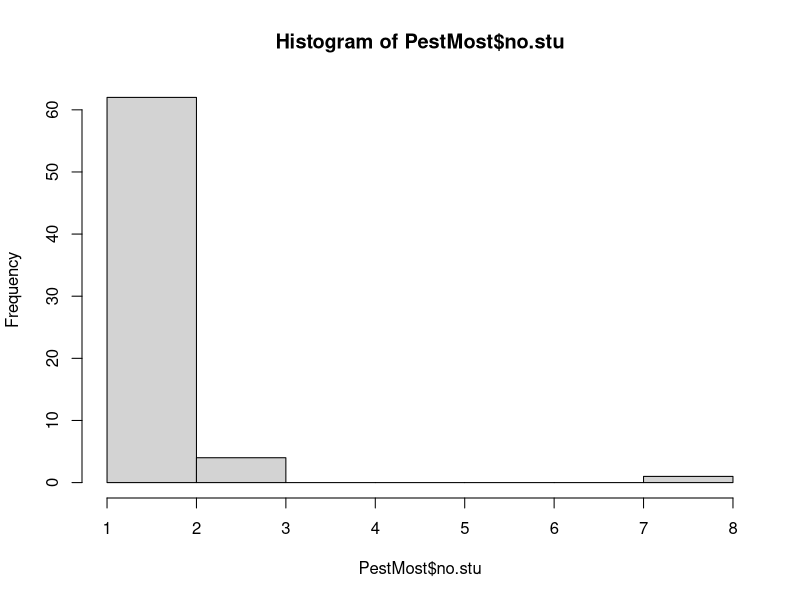

R code for this plot: (Note: this script raises an error after producing the figure.)
# This script gives description of the dataset


## Functions--------------------------------------------
library(metafor)
library(dplyr)
library(ggplot2)
library(tidyr)

countstudies <- 
  function(dat, ...){
    return(dat %>% 
             group_by(.dots = lazyeval::lazy_dots(...)) %>% 
             summarize(no.stu = countlevels(ID), no.obs = n()))
  }

'%notin%' <- function(x,y)!('%in%'(x,y))

countlevels <- function(x){
  return(length(levels(as.factor(x))))
}

## Data --------------------------------------------
dat <- read.csv("Output/EffectSizes.csv")
dat$ObsID <- factor(1 : nrow(dat))

### remove NAs-------------------------
dat <- dat[!is.na(dat$ES2),]
dat <- dat[!is.na(dat$VarES2),]

## Description ------------------------------------

# How many studies? 
length(unique(dat$ID))

# How many cases? 
nrow(dat)

# How many pesticides? 
ActiveIngredients <- dat %>% 
  mutate(ActiveIngredients = strsplit(as.character(PollutionNameCorrected), "; ")) %>%
  unnest(ActiveIngredients) %>% select(ActiveIngredients)

nrow(unique(ActiveIngredients)) # 86 substances in total

table(ActiveIngredients)

# Which pesticide categories are reprez?
countstudies(dat, PesticideType)

# what are pesticides most covered? 
PestMost <- data.frame(countstudies(dat, PesticideType, PollutionNameCorrected))
PestMost_stud <- data.frame(PestMost)[order(PestMost$no.stu, decreasing = TRUE),]
head(PestMost_stud, n = 15)

PestMost_obs <- data.frame(PestMost)[order(PestMost$no.obs, decreasing = TRUE),]
head(PestMost_obs, n = 15)

hist(PestMost$no.stu)

# what are pesticides most represented (including in mixtures)
test <- dat %>% mutate(ActiveIngredients = strsplit(as.character(PollutionNameCorrected), "; ")) %>%
  unnest(ActiveIngredients)

PestMost2 <- data.frame(countstudies(test,  ActiveIngredients))
PestMost_stud <- data.frame(PestMost2)[order(PestMost2$no.stu, decreasing = TRUE),]
head(PestMost_stud, n = 15)

PestMost2 <- data.frame(countstudies(test, PesticideType, ActiveIngredients))
PestMost_stud <- data.frame(PestMost2)[order(PestMost2$no.stu, decreasing = TRUE),]
head(PestMost_stud, n = 15)


### SUPPL TABLE S1---------
# create a supplement table to show pesticides & their respective categories; with PollutioNameCorrected
write.csv(PestMost, "Tables/SuppTabl_PestiCategories.csv")

# How many taxa? 
length(levels(dat$TaxaGroupGSBA))
levels(dat$TaxaGroupGSBA)

# without considering unknown taxa/multi groups
length(levels(dat$TaxaGroupGSBA)) - 
  length(levels(droplevels(
    dat$TaxaGroupGSBA[dat$TaxaGroupGSBA %in% 
                        c("Macro-arthropods","Macrofauna", "Micro-arthropods", "Soil arthropods", "Soil fauna")])))

# Which taxa are the most studied?
TaxaMost <- data.frame(countstudies(dat, TaxaGroupGSBA))
TaxaMost[order(TaxaMost$no.stu, decreasing = TRUE),]

# How well are the different body size categories represented? 
plot(dat$BodySizeCat)
table(dat$BodySizeCat, dat$TaxaGroupGSBA)

countstudies(dat, BodySizeCat)


# create a supplement table to show taxa groups & their respective body size and atlas groupings
TaxaClassif <- data.frame(countstudies(dat, BodySizeCat, TaxaGroupGSBA,TaxaGroup ))


write.csv(TaxaClassif, "Tables/SuppTabl_TaxaGroupCategories.csv")


# what community metrics?
countstudies(dat, BiodivMetric)

# aggregate them into broader categories
dat$BiodivMetricBroad <- factor(ifelse(dat$BiodivMetric %in% c("Diversity indices", "Evenness indices", "Richness"), "Diversity", "Abundance & Biomass"))

countstudies(dat, BiodivMetricBroad)


# where the studies were conducted? 
summary(dat$Country)


# other metadata
countstudies(dat, ExperimentObservation)
countstudies(dat, dat$SpatialExtent.km2.) # 8 studies are lab experiments

  
  
# Pesticide inputs levels and length--------------------
summary(dat$RecommendedDose)  # raw data
summary(dat$RecommendedRate) # cleaned data


countstudies(dat, RecommendedRate)  # 31 studies at reco rate
countstudies(dat, RecommendedRate, PesticideType)
countstudies(dat, RecommendedRate, BodySizeCat)
countstudies(dat, RecommendedRate, BiodivMetric)

#### Variety of taxa groups covered by each pesticide type------------------

dat %>% group_by(PesticideType) %>% summarize(length(levels(droplevels(TaxaGroupGSBA))))

#### Short term/Long term studies------------------------------------------------

# temporal extent
countstudies(dat, TemporalExtent)
countstudies(dat, RepeatedApplication)

# repeated/single application against temporal extent
table(dat$TemporalExtent, dat$RepeatedApplication)

# we have more than 3 studies per factor level combination
countstudies(dat, TemporalExtent, RepeatedApplication)

# is there enough studies to test interaction between pesticide type and duration? yes, but some combinations have less than 3 studies for certain combination (broad spectrum, fungicides and herbicides)
countstudies(dat, TemporalExtent, PesticideType)

plot(dat$ES2~dat$TemporalExtent)


#### Multiple substances------------------------------------------------

countstudies(dat %>% filter(PesticideType=="MultiSubstance"))

# how many include insecticides?
countstudies(dat %>% filter(PesticideType=="MultiSubstance"), MultiSubstanceWithInsecticide)

# what types of pesticides?
dat %>% filter(PesticideType=="MultiSubstance") %>% group_by(PollutionNameCorrected) %>% summarize(n())

# may use with caution previous categorization
dat %>% filter(PesticideType=="MultiSubstance") %>% group_by(PollutantClass, MultiSubstanceWithInsecticide) %>% summarize(n())

countstudies(dat %>% filter(PesticideType=="MultiSubstance"), PollutantClass, MultiSubstanceWithInsecticide)
# potentially 6 studies with mixtures of herbicides; 3 studies with mix fungicides; but only 1 study with mixtures of insecticides


## Independence of covariates ---------------------------------------------------------

# what types of moderators can be included and combined into the models?

## 0.1. Pesticide type -------------------------------------------------------

# Pesticide types versus other covariates
countstudies(dat, PollutantClass1, BiodivMetricBroad)
countstudies(dat, PollutantClass1, BodySizeCat)
countstudies(dat, PollutantClass1, TaxaGroupGSBA) %>% as.data.frame()
countstudies(dat, PollutantClass1, TaxaGroupGSBA) %>% 
  group_by(PollutantClass1) %>% 
  summarize(n()) # shows that taxa range for insecticides is much broader than the other pesticide types
countstudies(dat, PollutantClass1, LongTerm2)

# other covariates, secondary
countstudies(dat, PollutantClass1, BiodivMetric)
countstudies(dat, PollutantClass1, SecondaryPollution)
countstudies(dat, PollutantClass1, SoilPH)



## 0.2. Community metric---------------------------------------------------------

# taxa breadth of biodiversity metrics: much higher for abundance: only the main taxa are represented in diversity measures. 
countstudies(dat, BiodivMetricBroad, TaxaGroupGSBA) %>% 
  group_by(BiodivMetricBroad) %>% 
  summarize(n())

# by taxa
# countstudies(dat, BiodivMetricBroad, TaxaGroupGSBA) %>% View()
countstudies(dat, BiodivMetricBroad, TaxaGroupGSBA) %>% filter(no.stu>=3)

# by pollutant: abundance have more obs of insecticides effects, while diversity has more observations of fungicide effects
countstudies(dat, BiodivMetricBroad, PollutantClass1)



## 0.3. Taxa, body size types----------------------------------------------------

# shows that cannot test interaction body size x pesticide type (only for insecticides & herbicides)
countstudies(dat, PollutantClass1, BodySizeCat) %>% filter(no.stu>=3)

# possible to test interaction biodiversity metric x body size group
countstudies(dat, BiodivMetricBroad, BodySizeCat) %>% filter(no.stu>=3)

# three wya interaction: not possible
countstudies(dat, PollutantClass1, BiodivMetricBroad, BodySizeCat) %>% filter(no.stu>=3)



## 0.4. Short term vs long term studies-------------------------------------------

# shows that possible to test interaction between type of pesticide and temporal scale
countstudies(dat, PollutantClass1, LongTerm2)

# shows that all body size categories have short, mid and long term studies
countstudies(dat, LongTerm2, BodySizeCat)

# shows that it is possible to test interaction between community metric and temporal scale
countstudies(dat, LongTerm2, BiodivMetricBroad)

# 
countstudies(dat, LongTerm2, RepeatedApplication)

#
countstudies(dat, PollutantClass1, LongTerm2, RepeatedApplication) %>% as.data.frame()

# mechanical weeding
dat[grepl("mechanical", dat$TreatmentDescription),]
dat[grepl("hand", dat$TreatmentDescription),]


## 0.5. Specific pesticides -----------------------

# can we test the effects of glyphosate and neonicotinoids? they are persistent

### 1. glyphosate -------------
summary(dat$PollutionNameCorrected)

dgly <- dat %>% filter(grepl("glyphosate", PollutionNameCorrected))

countstudies(dgly)

# 8 studies with glyphosate alone, 3 in a mixture
countstudies(dgly, PesticideType)

# only one study on microfauna
countstudies(dgly, BodySizeCat)

# mostly earthworms and micro-arthropods
countstudies(dgly, TaxaGroupGSBA)

# both repeated and single applications represented, and all time spans represented
countstudies(dgly, RepeatedApplication)
countstudies(dgly, TemporalExtent)

summary(droplevels(dgly$TreatmentDescription))

### 2. neonics -------------
summary(dat$Neonicotinoid)

dneo <- dat %>% filter(Neonicotinoid =="yes")

countstudies(dneo)

# 3 studies with neonic alone, 5 in a mixture
countstudies(dneo, PesticideType)

# only one study on microfauna
countstudies(dneo, BodySizeCat)

# mostly earthworms and micro-arthropods
countstudies(dneo, TaxaGroupGSBA)

# both repeated and single applications represented, and short and long term (but not months)
countstudies(dneo, RepeatedApplication)
countstudies(dneo, TemporalExtent)

summary(droplevels(dneo$TreatmentDescription))



## 0.6. Separate taxa groups by soft bodies/exoskeleton -----------------------

summary(dat$TaxaGroupGSBA)

dat <- dat %>% mutate(BodyTrait = factor(
  ifelse(TaxaGroupGSBA %in% c("Earthworms", "Enchytraeids", "Nematodes","Oligochaetes"), "Soft body", 
         ifelse(TaxaGroupGSBA %in% c("Macrofauna", "Soil fauna"), NA,
                "Exoskeleton"))))

countstudies(dat, BodyTrait)  # about 30 studies in each
countstudies(dat, BodyTrait, PesticideType)  # good balance across pesticide types
countstudies(dat, BodyTrait, PesticideType, BiodivMetricBroad)  # good balance across pesticide types


## References---------------------------

# list of recent studies
levels(droplevels(dat$NameOfPDF[which(grepl("2014|2015|2016|2017|2018", dat$NameOfPDF))]))
